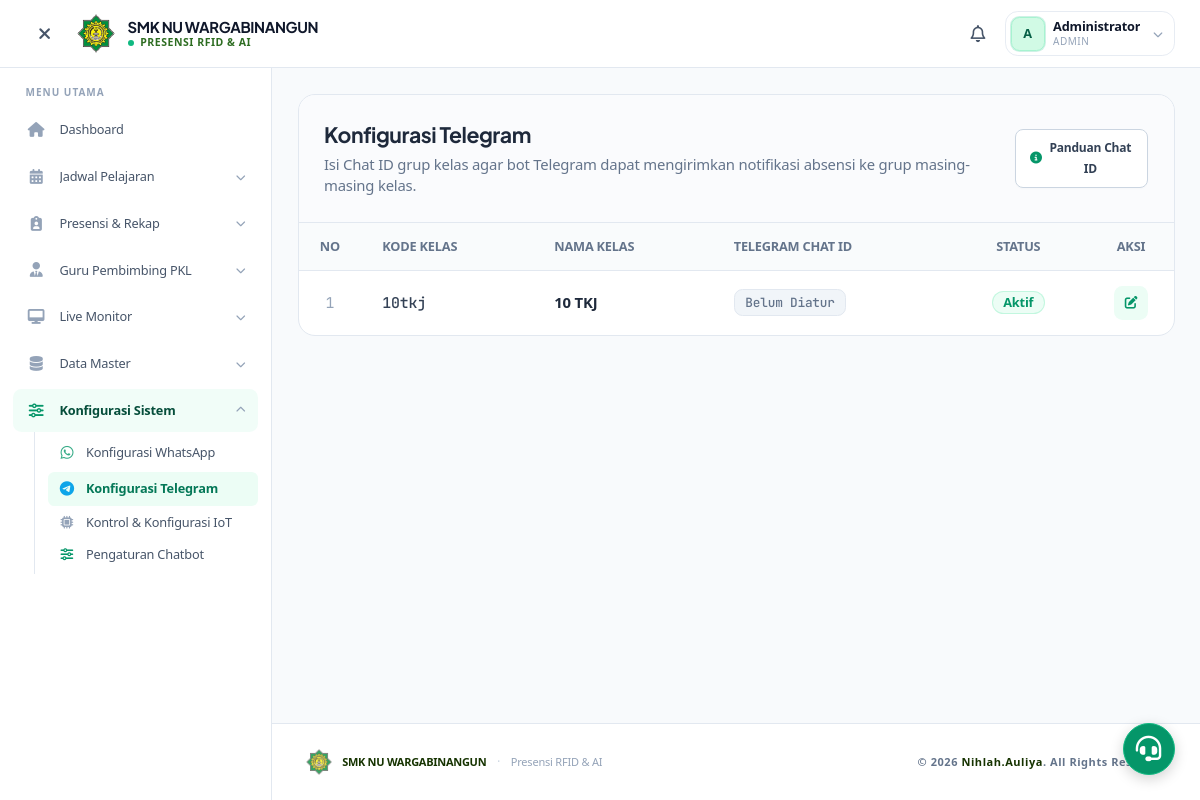
The app's page /web/public/kelas (signed in) with its own data.
### tables this page shows
CREATE TABLE kelas (
    id INT AUTO_INCREMENT PRIMARY KEY,
    class_code VARCHAR(20) NOT NULL UNIQUE,
    nama_kelas VARCHAR(50) NOT NULL,
    wali_kelas_id INT NULL,
    telegram_chat_id VARCHAR(50) NULL,
    created_at TIMESTAMP DEFAULT CURRENT_TIMESTAMP,
    FOREIGN KEY (wali_kelas_id) REFERENCES users(id) ON DELETE SET NULL
);

### web/app/core/Controller.php (called while the page is built, shortened)
<?php
class Controller {
    public function view($view, $data = []) {
        require_once __DIR__ . '/../views/' . $view . '.php';
    }
}

### web/app/controllers/KelasController.php (called while the page is built, shortened)
<?php
class KelasController extends Controller {
    private $db;
    public function __construct() {
        $this->db = new Database();
    }
    public function index() {
        $this->db->query("SELECT * FROM kelas ORDER BY nama_kelas ASC");
        $kelasList = $this->db->resultSet();
        $data = [
            'judul' => 'Konfigurasi Telegram',
            'kelas' => $kelasList
        ];
        $this->view('kelas/index', $data);
    }
}

### web/app/core/App.php (called while the page is built, shortened)
<?php
class App {
    protected $method = 'index';
    protected $params = [];
    public function __construct() {
        $this->controller = new $this->controller;
        call_user_func_array([$this->controller, $this->method], $this->params);
    }
}

### web/public/index.php (called while the page is built, shortened)
<?php
$app = new App();

### web/app/core/Database.php (called while the page is built, shortened)
<?php
class Database {
    private $host = DB_HOST;
    private $user = DB_USER;
    private $pass = DB_PASS;
    private $db_name = DB_NAME;
    private $dbh;
    private $stmt;
    public function __construct() {
        $portStr = (defined('DB_PORT') && DB_PORT) ? ';port=' . DB_PORT : '';
        $dsn = 'mysql:host=' . $this->host . $portStr . ';dbname=' . $this->db_name . ';charset=utf8mb4';
        $isVercel = isset($_SERVER['VERCEL']) || isset($_ENV['VERCEL']) || (isset($_SERVER['HTTP_HOST']) && strpos($_SERVER['HTTP_HOST'], 'vercel.app') !== false);
        $option = [
            PDO::ATTR_PERSISTENT => !$isVercel,
            PDO::ATTR_ERRMODE => PDO::ERRMODE_EXCEPTION,
            PDO::MYSQL_ATTR_INIT_COMMAND => "SET time_zone = '+07:00'"
        ];
        try {
            $this->dbh = new PDO($dsn, $this->user, $this->pass, $option);
            $this->dbh->exec("SET time_zone = '+07:00'");
        } catch (PDOException $e) {
            error_log("Database Error: " . $e->getMessage());
            if ($isVercel) {
                $this->renderVercelDbNotice($e->getMessage());
                exit;
            }
            die("Terjadi kesalahan pada koneksi database. Silakan hubungi administrator.");
        }
    }
        ?>
        <?php
    public function query($query) {
        $this->stmt = $this->dbh->prepare($query);
    }
    public function bind($param, $value, $type = null) {
        if (is_null($type)) {
            switch (true) {
                case is_int($value):
                    $type = PDO::PARAM_INT;
                    break;
                default:
                    $type = PDO::PARAM_STR;
            }
        }
        $this->stmt->bindValue($param, $value, $type);
    }
    public function execute() {
        try {
            return $this->stmt->execute();
        } catch (PDOException $e) {
            $logFile = dirname(__DIR__) . '/storage/logs/error.log';
            $msg = '[' . date('Y-m-d H:i:s') . '] ' . $e->getMessage() . PHP_EOL;
            @file_put_contents($logFile, $msg, FILE_APPEND);
            throw $e;
        }
    }
    public function resultSet() {
        $this->execute();
        return $this->stmt->fetchAll(PDO::FETCH_OBJ);
    }
}

### web/app/views/kelas/index.php (the view, shortened to what this page needs)
<div class="w-full space-y-6">
    <div class="bg-white dark:bg-slate-800 rounded-2xl shadow-xs border border-slate-200 dark:border-slate-700 overflow-hidden">
        <div class="p-5 sm:p-6 border-b border-slate-200 dark:border-slate-700 flex flex-col sm:flex-row justify-between sm:items-center gap-4 bg-slate-50/70 dark:bg-slate-800/80">
            <div>
                <h2 class="text-lg sm:text-xl font-bold text-slate-800 dark:text-white">Konfigurasi Telegram</h2>
                <p class="text-xs sm:text-sm text-slate-500 dark:text-slate-400 mt-1">Isi Chat ID grup kelas agar bot Telegram dapat mengirimkan notifikasi absensi ke grup masing-masing kelas.</p>
            </div>
            <div class="flex items-center gap-2">
                <button onclick="document.getElementById('modalPanduan').classList.remove('hidden')" class="vh-btn-secondary text-xs sm:text-sm flex items-center gap-2">
                    <i class="fa-solid fa-circle-info text-emerald-600 dark:text-emerald-400"></i>
                    <span>Panduan Chat ID</span>
                </button>
            </div>
        </div>
        <div class="overflow-x-auto">
            <table class="w-full min-w-[600px] text-xs sm:text-sm text-left text-slate-600 dark:text-slate-300">
                <thead class="text-xs text-slate-500 dark:text-slate-400 uppercase bg-slate-50/80 dark:bg-slate-900/60 border-b border-slate-200 dark:border-slate-700">
                    <tr>
                        <th class="px-5 py-3.5 font-semibold text-center w-12">No</th>
                        <th class="px-5 py-3.5 font-semibold">Kode Kelas</th>
                        <th class="px-5 py-3.5 font-semibold">Nama Kelas</th>
                        <th class="px-5 py-3.5 font-semibold">Telegram Chat ID</th>
                        <th class="px-5 py-3.5 font-semibold text-center">Status</th>
                        <th class="px-5 py-3.5 font-semibold text-center w-20">Aksi</th>
                    </tr>
                </thead>
                <tbody class="divide-y divide-slate-100 dark:divide-slate-700/60">
                    <?php $no = 1; foreach ($data['kelas'] as $k): ?>
                    <tr class="hover:bg-slate-50/50 dark:hover:bg-slate-700/40 transition-colors">
                        <td class="px-5 py-3.5 text-center font-mono text-slate-400 dark:text-slate-500"><?= $no++; ?></td>
                        <td class="px-5 py-3.5 font-mono font-medium text-slate-700 dark:text-slate-300"><?= htmlspecialchars($k->class_code); ?></td>
                        <td class="px-5 py-3.5 font-bold text-slate-800 dark:text-white"><?= htmlspecialchars($k->nama_kelas); ?></td>
                        <td class="px-5 py-3.5 font-mono">
                            <?php if($k->telegram_chat_id): ?>
                                <span class="inline-flex items-center gap-1.5 px-2.5 py-1 rounded-lg text-xs font-semibold bg-emerald-50 dark:bg-emerald-950/60 text-emerald-700 dark:text-emerald-400 border border-emerald-200 dark:border-emerald-800/50">
                                    <?= htmlspecialchars($k->telegram_chat_id); ?>
                                </span>
                            <?php else: ?>
                                <span class="inline-flex items-center gap-1.5 px-2.5 py-1 rounded-lg text-xs font-medium bg-slate-100 dark:bg-slate-700 text-slate-500 dark:text-slate-400 border border-slate-200 dark:border-slate-600">
                                    Belum Diatur
                                </span>
                            <?php endif; ?>
                        </td>
                        <td class="px-5 py-3.5 text-center">
                            <?php if(isset($k->status) && $k->status === 'pkl'): ?>
                                <span class="inline-flex items-center gap-1.5 px-2.5 py-0.5 rounded-full text-xs font-bold bg-indigo-100 dark:bg-indigo-950/60 text-indigo-700 dark:text-indigo-400 border border-indigo-200 dark:border-indigo-800/50">
                                    PKL
                                </span>
                            <?php else: ?>
                                <span class="inline-flex items-center gap-1.5 px-2.5 py-0.5 rounded-full text-xs font-semibold bg-emerald-50 dark:bg-emerald-950/60 text-emerald-600 dark:text-emerald-400 border border-emerald-200/60 dark:border-emerald-800/40">
                                    Aktif
                                </span>
                            <?php endif; ?>
                        </td>
                        <td class="px-5 py-3.5 text-center">
                            <button onclick="editKelas(<?= $k->id; ?>, '<?= htmlspecialchars(addslashes($k->nama_kelas)); ?>', '<?= htmlspecialchars(addslashes($k->telegram_chat_id ?? '')); ?>', '<?= htmlspecialchars(addslashes($k->status ?? 'aktif')); ?>')" class="inline-flex items-center justify-center w-8 h-8 rounded-lg bg-emerald-50 dark:bg-emerald-950/50 text-emerald-600 dark:text-emerald-400 hover:bg-emerald-600 hover:text-white transition-all shadow-xs cursor-pointer" title="Edit">
                                <i class="fa-solid fa-pen-to-square text-xs"></i>
                            </button>
                        </td>
                    </tr>
                    <?php endforeach; ?>
                </tbody>
            </table>
        </div>
    </div>
</div>

### web/app/views/templates/header.php (style rules this page uses)
*, *::before, *::after { box-sizing: border-box; }
body, button, input, select, textarea { font-family: 'Plus Jakarta Sans', 'Inter', -apple-system, BlinkMacSystemFont, 'Segoe UI', Roboto, sans-serif; -webkit-font-smoothing: antialiased; -moz-osx-font-smoothing: grayscale; text-rendering: optimizeLegibility; letter-spacing: -0.012em; }
body { background-color: #f8faf7; }
h1, h2, h3, h4, h5, h6, .font-heading { font-family: 'Plus Jakarta Sans', 'Inter', sans-serif; letter-spacing: -0.022em; font-feature-settings: 'cv02', 'cv03', 'cv04', 'cv11'; }
table, .tabular-nums, .font-mono, code, pre { font-variant-numeric: tabular-nums; }
code, pre, .font-mono { font-family: 'JetBrains Mono', monospace !important; }
.btn-secondary, .apex-btn-secondary, .vh-btn-secondary, .gd-btn-secondary { background-color: #ffffff !important; color: #334155 !important; border: 1px solid #cbd5e1 !important; border-radius: 8px !important; padding: 7px 14px !important; font-size: 12px !important; font-weight: 600 !important; transition: all 0.15s ease !important; display: inline-flex !important; align-items: center !important; justify-content: center !important; gap: 6px !important; box-shadow: 0 1px 2px 0 rgba(0, 0, 0, 0.02) !important; }
html { scroll-behavior: smooth; }
table { border-collapse: collapse; }
button { cursor: pointer; }

### records on screen
kelas: class_code "10tkj", nama_kelas "10 TKJ", shows "Belum Diatur"

### other values on screen
substr(SessionHelper::get('name') ?? 'U', 0, 1) "A"
SessionHelper::get('name') "Administrator"
SessionHelper::get('role') "ADMIN"
